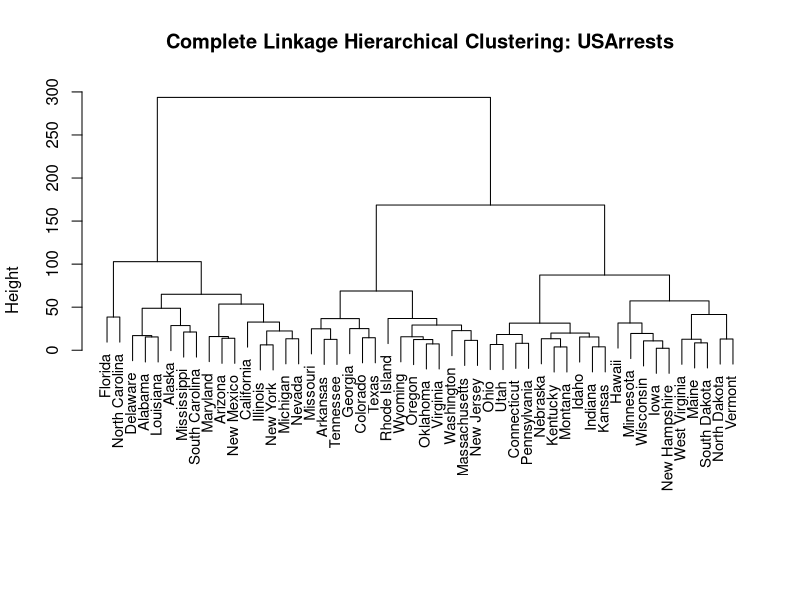
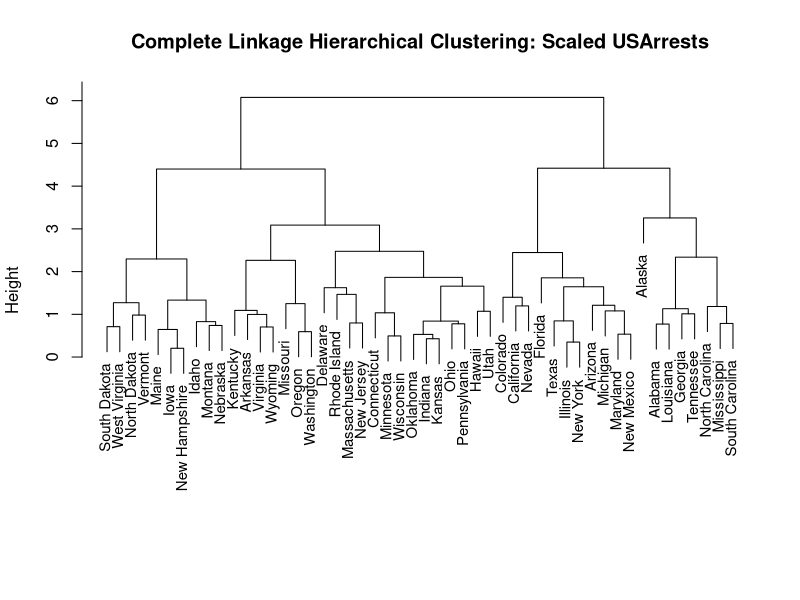

The R source for these figures, in order:
## ---- chunk 1
summary(USArrests)
## ---- chunk 2
summary(scale(USArrests))
## ---- chunk 3
pr.out = prcomp(USArrests , scale =TRUE)
pr.var = pr.out$sdev^2
pve=pr.var/sum(pr.var)
print("SDEV Calculation of PVE per PC:")
pve
## ---- chunk 4

head(pr.out$x)
pr.out$x[1,1]
## ---- chunk 5
numerator_pc = 0

numerator_pc = (pr.out$x^2)
#head(numerator_pc)

numerator_pc = apply(numerator_pc, 2, sum)  # apply sum on columns (second arg = 2 == columns)

#numerator_pc
## ---- chunk 6
squared_sum = 0

squared_sum = (scale(USArrests))^2
#head(squared_sum)
squared_sum = apply(squared_sum, 2, sum) # apply sum on columns (second arg = 2 == columns)
sum_squared_sum = sum(squared_sum)


print("Manually Calculated PVE per PC:")
numerator_pc / sum_squared_sum

## ---- chunk 7
hc_USArrests_complete = hclust(dist(USArrests), method="complete") # complete linkage
plot(hc_USArrests_complete,main="Complete Linkage Hierarchical Clustering: USArrests", xlab="", sub="", cex=.9)

## ---- chunk 8
library(tidyverse)
## ---- chunk 9
usArrests_cut_3 = cutree(hc_USArrests_complete, k = 3)
print("Cluster One:")
usArrests_cut_3[usArrests_cut_3 == 1]

print("Cluster Two:")
usArrests_cut_3[usArrests_cut_3 == 2]

print("Cluster Three:")
usArrests_cut_3[usArrests_cut_3 == 3]
## ---- chunk 10
hc_USArrests_scaled_complete = hclust(dist(scale(USArrests)), method="complete") # complete linkage
plot(hc_USArrests_scaled_complete,main="Complete Linkage Hierarchical Clustering: Scaled USArrests", xlab="", sub="", cex=.9)
## ---- chunk 11
usArrests_cut_4 = cutree(hc_USArrests_scaled_complete, k = 4)
print("Cluster One:")
usArrests_cut_3[usArrests_cut_4 == 1]

print("Cluster Two:")
usArrests_cut_3[usArrests_cut_4 == 2]

print("Cluster Three:")
usArrests_cut_3[usArrests_cut_4 == 3]

print("Cluster Four:")
usArrests_cut_3[usArrests_cut_4 == 4]
